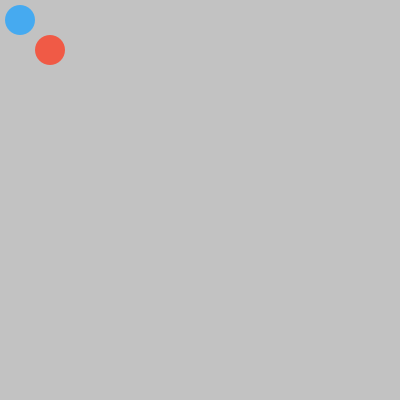
Frame 1 (no input)
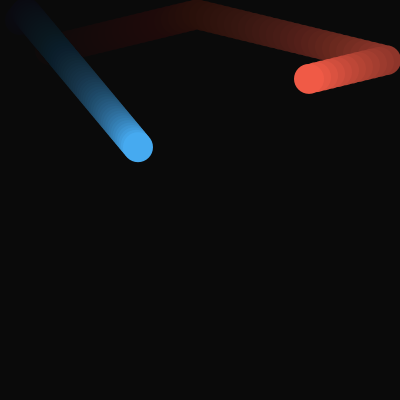
Frame 60 (the mouse pressed at the canvas centre just before this capture)
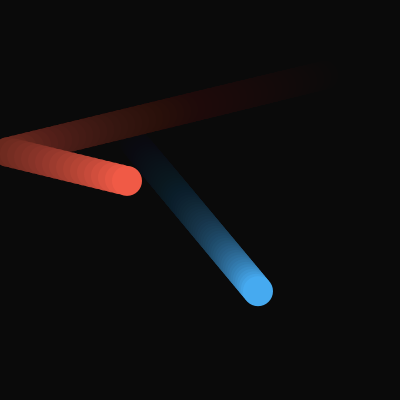
Frame 120 (the mouse held since frame 60 and released just before this capture)

The Processing sketch that drew these frames (run headless with seeded random() and noise(); from frame 60 on, the mouse is pressed at the canvas centre):

// Processing sketch: processing_166091
// ── processing_166091.pde

float rX = 50.0; // X-coordinate
float rY = 50.0; // Y-coordinate
float rRadius = 15.0; // Radius of the circle
float rSpeedX = 7.0; // Speed of motion on the x-axis
float rSpeedY = 1.7; // Speed of motion on the y-axis
int rDirectionX = 1; // Direction of motion on the x-axis
int rDirectionY = -1; // Direction of motion on the y-axis

float bX = 20.0; // X-coordinate
float bY = 20.0; // Y-coordinate
float bRadius = 15.0; // Radius of the circle
float bSpeedX = 2.0; // Speed of motion on the x-axis
float bSpeedY = 2.4;
int bDirectionX = 1; // Direction of motion on the x-axis
int bDirectionY = -1; // Direction of motion on the y-axis


void setup() {
size(400, 400);
noStroke();
ellipseMode(RADIUS);
}
void draw() {
fill(0, 12);
rect(0, 0, width, height); //background for trail

fill(240,90,70); //red ball
ellipse(rX, rY, rRadius, rRadius);
rX += rSpeedX * rDirectionX;
if ((rX > width-rRadius) || (rX < rRadius)) {
rDirectionX = -rDirectionX; // Change direction
}
rY += rSpeedY * rDirectionY;
if ((rY > height-rRadius) || (rY < rRadius)) {
rDirectionY = -rDirectionY; // Change direction
}

fill(70,170,240); //blue ball
ellipse(bX, bY, bRadius, bRadius);
bX += bSpeedX * bDirectionX;
if ((bX > width-bRadius) || (bX < bRadius)) {
bDirectionX = -bDirectionX; // Change direction
}
bY += bSpeedY * bDirectionY;
if ((bY > height-bRadius) || (bY < bRadius)) {
bDirectionY = -bDirectionY; // Change direction
}

}
